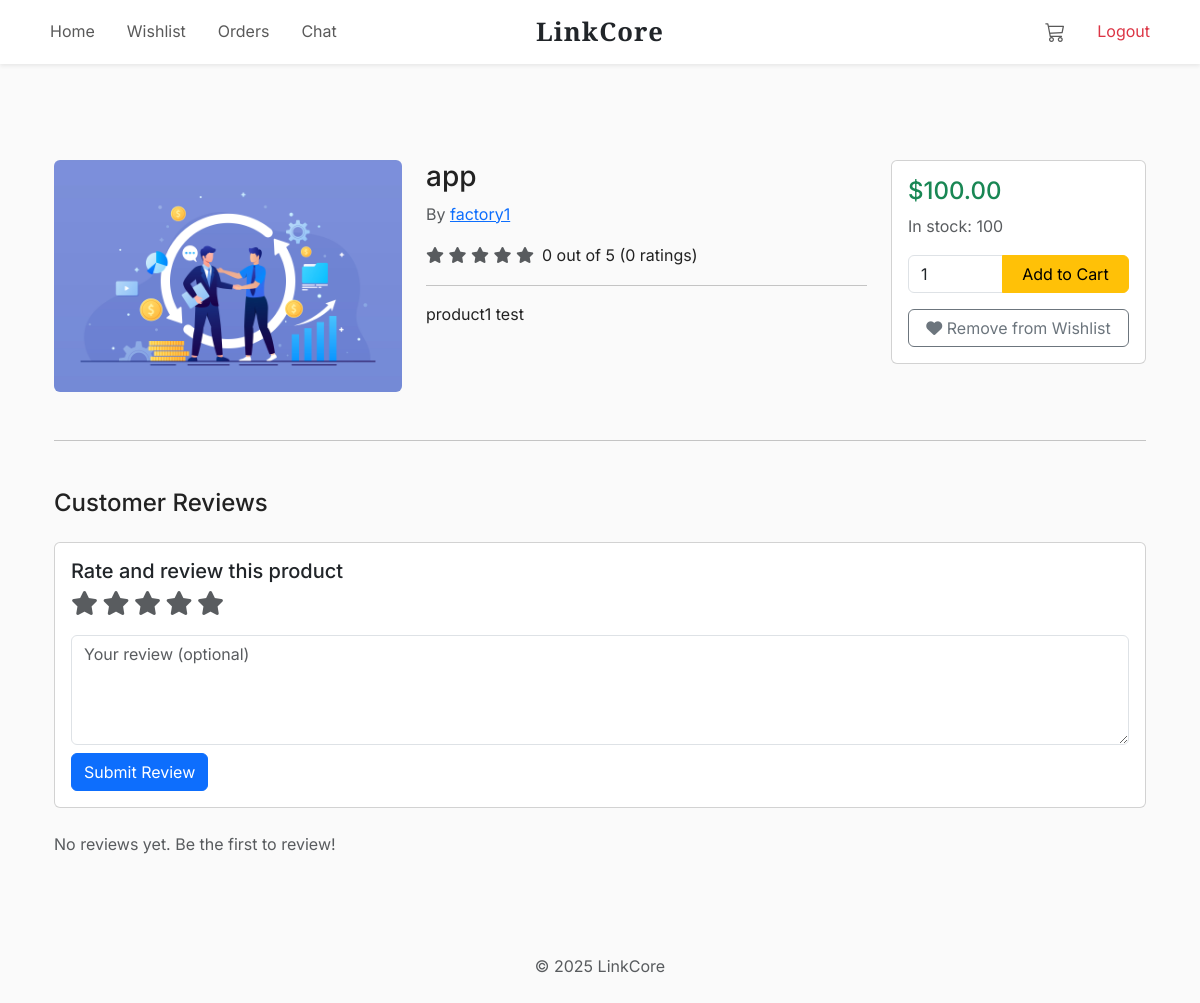
The page /product/1 (signed in) on the database its author committed.
### models.py (models this page shows)
class Product(db.Model):
    __tablename__ = 'products'
    id = db.Column(db.Integer, primary_key=True)
    factory_id = db.Column(db.Integer, db.ForeignKey('factories.id'), nullable=False)
    name = db.Column(db.String(120), nullable=False)
    description = db.Column(db.Text)
    image_url = db.Column(db.String(255))
    quantity = db.Column(db.Integer, default=0)
    price = db.Column(db.Float, nullable=False)
    created_at = db.Column(db.DateTime, default=datetime.utcnow)
    ratings = db.relationship('Rating', backref='product', cascade="all, delete-orphan")
    comments = db.relationship('Comment', backref='product', cascade="all, delete-orphan")
    wishlist_items = db.relationship('Wishlist', backref='product', cascade="all, delete-orphan")
    cart_items = db.relationship('CartItem', backref='product', cascade="all, delete-orphan")

class Factory(db.Model):
    __tablename__ = 'factories'
    id = db.Column(db.Integer, primary_key=True)
    user_id = db.Column(db.Integer, db.ForeignKey('users.id'), nullable=False, unique=True)
    name = db.Column(db.String(100), nullable=False)
    location = db.Column(db.String(100), nullable=False)
    category_id = db.Column(db.Integer, db.ForeignKey('categories.id'), nullable=False)
    description = db.Column(db.Text)
    contact_info = db.Column(db.String(200))
    user = db.relationship('User', backref='factory_account', foreign_keys=[user_id])
    orders = db.relationship('Order', backref='factory', foreign_keys='Order.factory_id')
    products = db.relationship('Product', backref='factory', cascade="all, delete-orphan")

### routes/shop_routes.py (the view)
@shop_bp.route('/product/<int:product_id>', endpoint='product_details')
def product_details(product_id):
    product = Product.query.get_or_404(product_id)
    factory = product.factory
    avg_rating = db.session.query(db.func.avg(Rating.rating)).filter_by(product_id=product_id).scalar() or 0
    ratings_count = Rating.query.filter_by(product_id=product_id).count()
    comments = Comment.query.filter_by(product_id=product_id).order_by(Comment.created_at.desc()).all()
    user = User.query.get(session.get('user_id')) if 'user_id' in session else None
    user_rating = Rating.query.filter_by(product_id=product_id, user_id=user.id).first() if user else None
    is_wishlisted = Wishlist.query.filter_by(product_id=product_id, user_id=user.id).first() if user else False
    cart = Cart.query.filter_by(user_id=user.id).first() if user else None
    cart_quantity = sum(item.quantity for item in cart.items) if cart and hasattr(cart, 'items') and cart.items is not None else 0
    comment_ratings = {}
    if comments:
        ratings = Rating.query.filter(
            Rating.user_id.in_([c.user_id for c in comments]),
            Rating.product_id == product_id
        ).all()
        comment_ratings = {r.user_id: r.rating for r in ratings}
    now = datetime.utcnow
    logger.debug(f"Rendering product_details with now: {now}, cart_quantity: {cart_quantity}")
    return render_template(
        'shop/product_details.html',
        product=product,
        factory=factory,
        avg_rating=avg_rating,
        ratings_count=ratings_count,
        comments=comments,
        comment_ratings=comment_ratings,
        user=user,
        user_rating=user_rating,
        is_wishlisted=is_wishlisted,
        cart_quantity=cart_quantity,
        now=now
    )

### templates/shop/product_details.html (shortened to what this page needs)
{% extends 'customer_base.html' %}
{% block content %}
<div class="container mt-5 mb-5" id="product-container" data-product-id="{{ product.id }}">
    <div class="row">
        <div class="col-md-4">
            <img src="{{ url_for('static', filename=product.image_url) if product.image_url else 'https://via.placeholder.com/300' }}"
                 alt="{{ product.name }}"
                 class="img-fluid rounded"
                 style="max-height: 300px; object-fit: contain;">
        </div>
        <div class="col-md-5">
            <h1 class="h3">{{ product.name }}</h1>
            <p class="text-muted">By <a href="#">{{ factory.name }}</a></p>
            <div class="d-flex align-items-center mb-2">
                <div class="star-rating">
                    {% for i in range(1, 6) %}
                        <i class="fas fa-star {{ 'text-warning' if i <= avg_rating|round else 'text-muted' }}"></i>
                    {% endfor %}
                </div>
                <span class="ms-2">{{ avg_rating|round(1) }} out of 5 ({{ ratings_count }} ratings)</span>
            </div>
            <hr>
            <p>{{ product.description or 'No description available.' }}</p>
        </div>
        <div class="col-md-3">
            <div class="card p-3">
                <h4 class="text-success">${{ '%.2f'|format(product.price) }}</h4>
                <p class="text-muted">In stock: {{ product.quantity }}</p>
                <form action="{{ url_for('shop.add_to_cart', product_id=product.id) }}" method="POST" class="mb-2">
                    <div class="input-group mb-2">
                        <input type="number" name="quantity" value="1" min="1" max="{{ product.quantity }}"
                               class="form-control" style="width: 80px;">
                        <button type="submit" class="btn btn-warning flex-grow-1">Add to Cart</button>
                    </div>
                </form>
                <form action="{{ url_for('shop.add_to_wishlist', product_id=product.id) }}" method="POST">
                    <button type="submit" class="btn btn-outline-secondary w-100">
                        <i class="fas fa-heart"></i> {{ 'Remove from Wishlist' if is_wishlisted else 'Add to Wishlist' }}
                    </button>
                </form>
            </div>
        </div>
    </div>
    <hr class="my-5">
    <h4 class="mb-4">Customer Reviews</h4>
    {% if user and user.role == 'seller' %}
        {% if not user_rating %}
            <div class="card p-3 mb-4" id="review-form-container">
                <h5>Rate and review this product</h5>
                <form id="review-form">
                    <div class="star-rating mb-3" id="star-rating">
                        {% for i in range(1, 6) %}
                            <i class="fas fa-star fs-4 text-muted"
                               data-value="{{ i }}" style="cursor: pointer;"></i>
                        {% endfor %}
                    </div>
                    <textarea name="content" class="form-control mb-2" rows="4"
                              placeholder="Your review (optional)"></textarea>
                    <button type="submit" class="btn btn-primary">Submit Review</button>
                </form>
            </div>
        {% else %}
            <div class="alert alert-info">
                You have already reviewed this product.
            </div>
        {% endif %}
    {% else %}
        <div class="alert alert-info">
            <a href="{{ url_for('auth.index') }}">Log in as a seller</a> to rate or review this product.
        </div>
    {% endif %}
    <div id="comments-section">
        {% if comments %}
            {% for comment in comments %}
                <div class="card mb-3">
                    <div class="card-body">
                        <div class="d-flex justify-content-between">
                            <div>
                                <strong>{{ comment.user.name }}</strong>
                                <div class="star-rating">
                                    {% set rating = comment_ratings.get(comment.user_id, 0) %}
                                    {% for i in range(1, 6) %}
                                        <i class="fas fa-star {{ 'text-warning' if i <= rating else 'text-muted' }}"></i>
                                    {% endfor %}
                                </div>
                            </div>
                            <small class="text-muted">{{ comment.created_at.strftime('%Y-%m-%d %H:%M') }}</small>
                        </div>
                        <p class="mt-2">{{ comment.content }}</p>
                    </div>
                </div>
            {% endfor %}
        {% else %}
            <p class="text-muted">No reviews yet. Be the first to review!</p>
        {% endif %}
    </div>
</div>
<link rel="stylesheet" href="https://cdnjs.cloudflare.com/ajax/libs/font-awesome/6.4.2/css/all.min.css">
{% endblock %}

### templates/customer_base.html (style rules this page uses)
body, .seller-page { font-family: 'Inter', sans-serif; font-size: 16px; line-height: 1.6; color: #222; background-color: #fafafa; }

### rows shown on the page
Product: image_url (picture), name "app", description "product1 test", price "100.00", quantity "100"
Factory: name "factory1"

### other values the page prints
{{ avg_rating|round(1) }} "0"
{{ ratings_count }} "0"
{{ 'Remove from Wishlist' if is_wishlisted else 'Add to Wishlist' }} "Remove from Wishlist"
